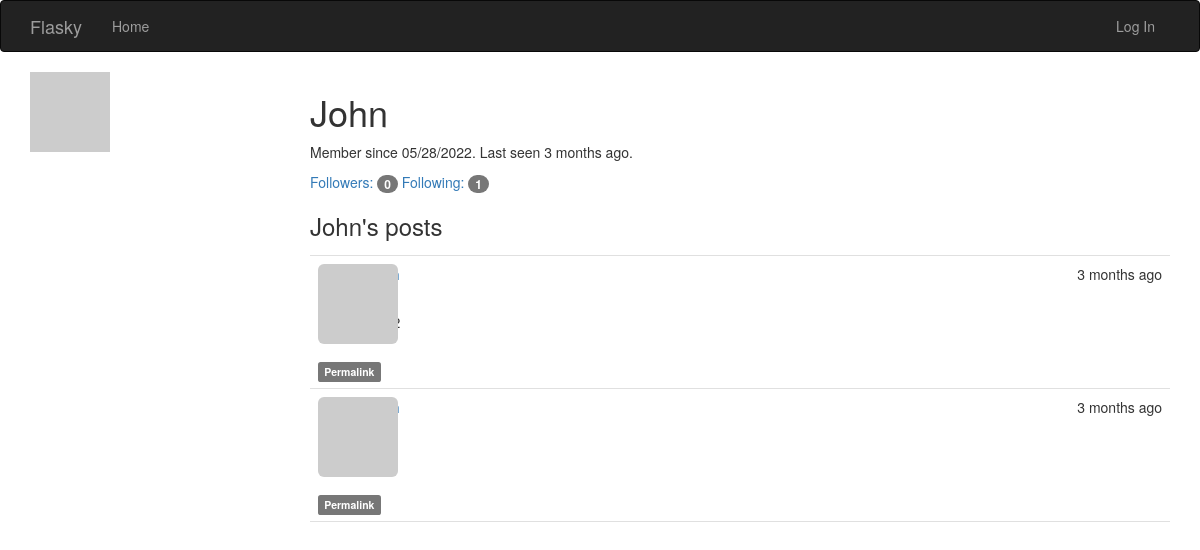
The app's page /user/John, older data.
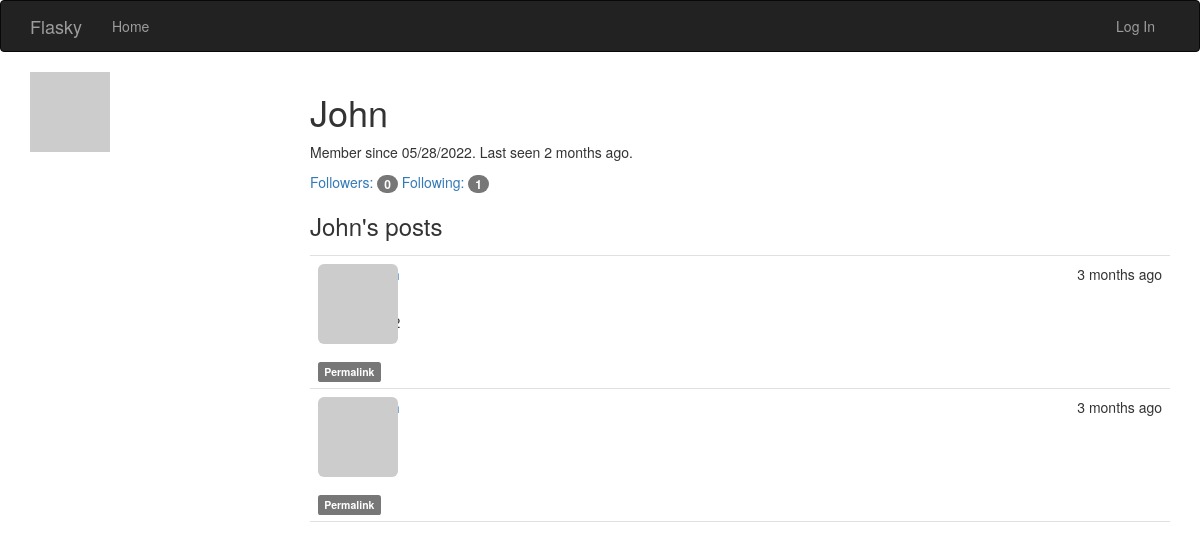
The same page, newer data.
### app/models.py (models this page shows, shortened)
class User(UserMixin, db.Model):
    __tablename__ = 'users'
    id = db.Column(db.Integer, primary_key=True)
    email = db.Column(db.String(64), unique=True, index=True)
    username = db.Column(db.String(64), unique=True, index=True)
    role_id = db.Column(db.Integer, db.ForeignKey('roles.id'))
    password_hash = db.Column(db.String(128))
    confirmed = db.Column(db.Boolean, default=False)
    name = db.Column(db.String(64))
    location = db.Column(db.String(64))
    about_me = db.Column(db.Text())
    member_since = db.Column(db.DateTime(), default = datetime.utcnow)
    last_seen = db.Column(db.DateTime(), default = datetime.utcnow)
    avatar_hash = db.Column(db.String(32)) #store avatar hash because computing hash is expensive
    posts: sqlalchemy.orm.Query = db.relationship('Post', backref = 'author', lazy = 'dynamic')
    following: sqlalchemy.orm.Query = db.relationship('Follow',
                               foreign_keys=[Follow.follower_id],
                               backref=db.backref('follower', lazy='joined'),
                               lazy='dynamic',
                               cascade='all, delete-orphan')
    followers: sqlalchemy.orm.Query = db.relationship('Follow',
                                foreign_keys=[Follow.following_id],
                                backref=db.backref('following', lazy='joined'),
                                lazy='dynamic',
                                cascade='all, delete-orphan')
    comments: sqlalchemy.orm.Query = db.relationship('Comment',
                                foreign_keys = [Comment.author_id],
                                backref = db.backref('author', lazy = 'joined'),
                                lazy = 'dynamic',
                                cascade = 'all, delete-orphan')
    @property
    def password(self):
        raise AttributeError("password is not accessible")
    def gravatar(self, size=100, default='retro', rating='g'):
        url = "https://www.gravatar.com/avatar"
        hash = self.avatar_hash or self.gravatar_hash()
        return f'{url}/{hash}?s={size}&d={default}&r={rating}'

class Post(db.Model):
    __tablename__ = "posts"
    id = db.Column(db.Integer, primary_key=True)
    body = db.Column(db.Text)
    body_html = db.Column(db.Text)
    timestamp = db.Column(db.DateTime, index=True, default=datetime.utcnow)
    author_id = db.Column(db.Integer, db.ForeignKey('users.id'))
    comments: sqlalchemy.orm.Query = db.relationship('Comment',
                                foreign_keys = [Comment.post_id],
                                backref = db.backref('post', lazy = 'joined'),
                                lazy = 'dynamic',
                                cascade = 'all, delete-orphan')

### app/main/views.py (the view)
@main.route('/user/<username>')
def user(username):
    user = db.session.query(User).filter_by(username = username).first()
    posts = user.posts.order_by(Post.timestamp.desc()).all()
    if user is None:
        flash(f"User {username} not found")
        abort(404)
    return render_template("user.html", user = user, posts = posts)

### app/auth/views.py (called while the page is built)
@auth.before_app_request
def before_request():
    if current_user.is_authenticated:
        current_user.ping()

### app/main/__init__.py (called while the page is built)
@main.app_context_processor
def inject_permissions():
    return dict(Permission=Permission)

### app/models.py (called while the page is built)
    def can(self, permissions):
        return False

    def is_administrator(self):
        return False

### app/templates/user.html (shortened to what this page needs)
{% extends "base.html" %}
{% block page_content %}
<img class="ïmg-rounded profile-thumbnail" src="{{ user.gravatar(size=256) }}">
<div class="profile-header">
    <h1>{{ user.username }}</h1>
    <p>Member since {{ moment(user.member_since).format('L') }}. Last seen {{ moment(user.last_seen).fromNow() }}.</p>
    <p>{% if current_user == user %} <a href="{{ url_for('main.edit_profile') }}">Edit your profile</a></p> {%endif%}
    <p>
    <div class="user-following-features">
        <a href="{{ url_for('main.followers', username=user.username) }}">Followers: <span class="badge">{{ user.followers.count() }}</span></a>
        <a href="{{ url_for('main.followings', username=user.username) }}">Following: <span class="badge">{{ user.following.count() }}</span></a>
    </div>
    <div class="user-posts">
        <h3> {{ user.username }}'s posts</h3>
        {% include '_posts.html' %}
    </div>
</div>
{% endblock %}

### app/templates/base.html (shortened to what this page needs)
{% extends "bootstrap/base.html" %}
{% block head %}
{{ super() }}
<link rel="stylesheet" type="text/css" href="{{ url_for('static', filename='styles.css') }}">
{% endblock %}
{% block navbar %}
<div class="navbar navbar-inverse" role="navigation">
    <div class="container">
        <div class="navbar-header">
            <a class="navbar-brand" href="/">Flasky</a>
        </div>
        <div class="navbar-collapse collapse">
            <ul class="nav navbar-nav">
                <li><a href="/">Home</a></li>
            </ul>
            <ul class = "nav navbar-nav navbar-right">
                {% if current_user.is_authenticated %}
                <li><a href="{{url_for('auth.logout')}}">
                    <img src="{{ current_user.gravatar(size=18) }}" style="margin-right: 10px">Log Out</a></li>
                {% else %}
                <li><a href="{{url_for('auth.login')}}">Log In</a></li>
                {%endif%}
            </ul>
        </div>
    </div>
</div>
{% endblock %}
{%block content%}
<div class="container">
    {%block page_content%}
    {%endblock%}
</div>
{%endblock%}

### app/templates/_posts.html (shortened to what this page needs)
<ul class = "posts">
    {% for post in posts %}
    <li class = "post">
        <div class="profile-thumbnail">
            <a href = "{{url_for('main.user', username = post.author.username) }}">
                <img class="img-rounded profile-thumbnail"
                     src = "{{post.author.gravatar(size=40)}}">
            </a>
        </div>
        <div class ="post-date">{{ moment(post.timestamp).fromNow() }}</div>
        <div class="post-author">
            <a href = "{{url_for('main.user', username = post.author.username) }}">
            </a>
        </div>
        <div class="post-body">
            {% if post.body_html %}
                {{ post.body_html | safe }}
            {% else %}
                {{ post.body }}
            {% endif %}
        </div>
        <div>
            <a href = "{{url_for('main.post', id = post.id) }}">
                <span class="label label-default">Permalink</span>
            </a>
        </div>
    </li>
    {% endfor %}
</ul>

### app/static/styles.css (style rules this page uses)
.profile-thumbnail { position: absolute; }
.profile-header { min-height: 260px; margin-left: 280px; }
ul.posts { list-style-type: none; padding: 0px; margin: 16px 0px 0px 0px; border-top: 1px solid #e0e0e0; }
ul.posts li.post { padding: 8px; border-bottom: 1px solid #e0e0e0; }
div.post-date { float: right; }
div.post-author { margin-left: 48px; min-height: 48px; font-weight: bold; }
div.post-body { margin-left: 48px; min-height: 48px; }

Row changes from the older to the newer data that the page shows:
changed User "John": last_seen "3 months ago" → "2 months ago"
